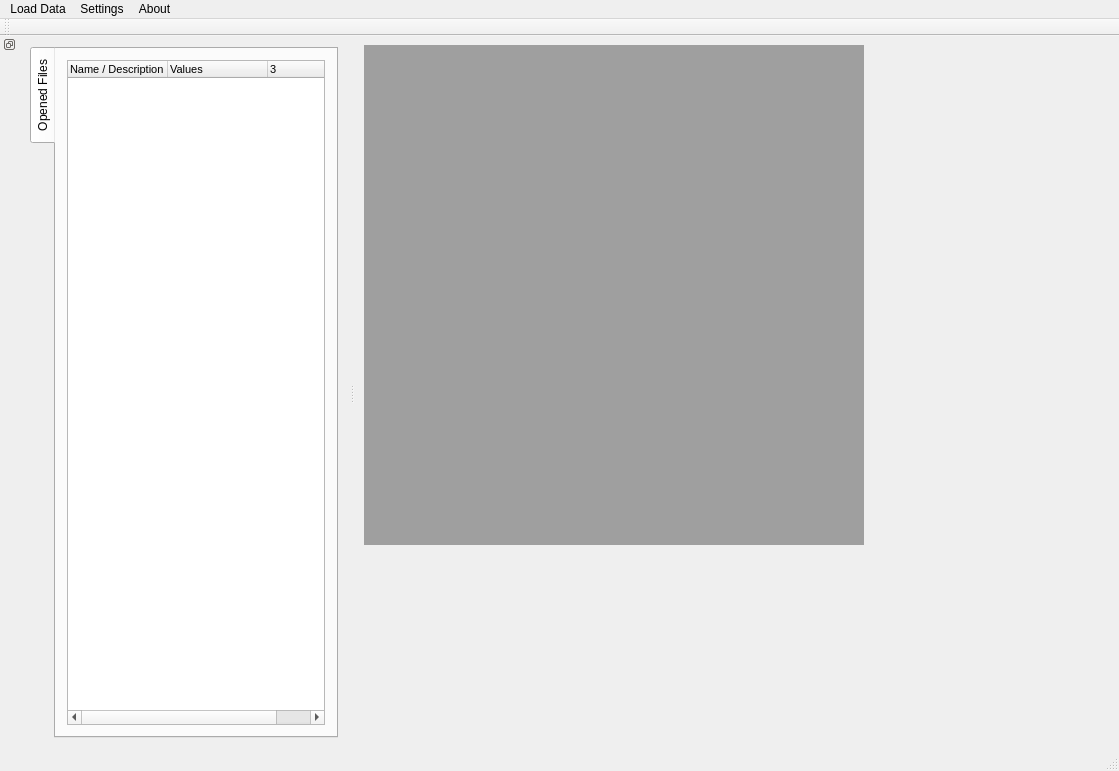
<?xml version="1.0" encoding="UTF-8"?>
<ui version="4.0">
 <class>MainWindow</class>
 <widget class="QMainWindow" name="MainWindow">
  <property name="geometry">
   <rect>
    <x>0</x>
    <y>0</y>
    <width>1119</width>
    <height>771</height>
   </rect>
  </property>
  <property name="sizePolicy">
   <sizepolicy hsizetype="Expanding" vsizetype="Expanding">
    <horstretch>0</horstretch>
    <verstretch>0</verstretch>
   </sizepolicy>
  </property>
  <property name="minimumSize">
   <size>
    <width>550</width>
    <height>550</height>
   </size>
  </property>
  <property name="cursor">
   <cursorShape>ArrowCursor</cursorShape>
  </property>
  <property name="mouseTracking">
   <bool>false</bool>
  </property>
  <property name="windowTitle">
   <string>GnG Analyzer v0.1</string>
  </property>
  <widget class="QWidget" name="centralWidget">
   <widget class="QMdiArea" name="mdiArea">
    <property name="geometry">
     <rect>
      <x>9</x>
      <y>9</y>
      <width>500</width>
      <height>500</height>
     </rect>
    </property>
    <property name="sizePolicy">
     <sizepolicy hsizetype="Maximum" vsizetype="Maximum">
      <horstretch>0</horstretch>
      <verstretch>0</verstretch>
     </sizepolicy>
    </property>
    <property name="minimumSize">
     <size>
      <width>500</width>
      <height>500</height>
     </size>
    </property>
    <property name="verticalScrollBarPolicy">
     <enum>Qt::ScrollBarAsNeeded</enum>
    </property>
    <property name="horizontalScrollBarPolicy">
     <enum>Qt::ScrollBarAsNeeded</enum>
    </property>
    <property name="sizeAdjustPolicy">
     <enum>QAbstractScrollArea::AdjustIgnored</enum>
    </property>
   </widget>
  </widget>
  <widget class="QMenuBar" name="menuBar">
   <property name="geometry">
    <rect>
     <x>0</x>
     <y>0</y>
     <width>1119</width>
     <height>16</height>
    </rect>
   </property>
   <property name="font">
    <font>
     <family>MS Shell Dlg 2</family>
    </font>
   </property>
   <widget class="QMenu" name="menuOpen">
    <property name="title">
     <string>Load Data</string>
    </property>
    <addaction name="actionOpen_File"/>
    <addaction name="separator"/>
    <addaction name="actionSave_Project"/>
    <addaction name="separator"/>
    <addaction name="actionClose_Project"/>
   </widget>
   <widget class="QMenu" name="menuAbout">
    <property name="title">
     <string>About</string>
    </property>
    <addaction name="actionContact_Info"/>
    <addaction name="actionVersion"/>
    <addaction name="actionLicense"/>
   </widget>
   <widget class="QMenu" name="menuSettings">
    <property name="title">
     <string>Settings</string>
    </property>
    <widget class="QMenu" name="menuTexture_Wrapping">
     <property name="title">
      <string>Texture Wrapping</string>
     </property>
     <addaction name="actionGL_REPEAT"/>
     <addaction name="actionGL_MIRRORED_REPEAT"/>
     <addaction name="actionGL_CLAMP_TO_EDGE"/>
     <addaction name="actionGL_CLAMP_TO_BORDER"/>
    </widget>
    <widget class="QMenu" name="menuTexture_Filtering">
     <property name="title">
      <string>Texture Filtering</string>
     </property>
     <addaction name="actionGL_NEAREST"/>
     <addaction name="actionGL_LINEAR"/>
     <addaction name="actionGL_NEAREST_MIPMAP_NEAREST"/>
     <addaction name="actionGL_LINEAR_MIPMAP_NEAREST"/>
     <addaction name="actionGL_NEAREST_MIPMAP_LINEAR"/>
     <addaction name="actionGL_LINEAR_MIPMAP_LINEAR"/>
    </widget>
    <addaction name="menuTexture_Wrapping"/>
    <addaction name="menuTexture_Filtering"/>
   </widget>
   <addaction name="menuOpen"/>
   <addaction name="menuSettings"/>
   <addaction name="menuAbout"/>
  </widget>
  <widget class="QToolBar" name="mainToolBar">
   <attribute name="toolBarArea">
    <enum>TopToolBarArea</enum>
   </attribute>
   <attribute name="toolBarBreak">
    <bool>false</bool>
   </attribute>
  </widget>
  <widget class="QStatusBar" name="statusBar"/>
  <widget class="QDockWidget" name="dockWidget_Nav_2">
   <property name="minimumSize">
    <size>
     <width>187</width>
     <height>156</height>
    </size>
   </property>
   <property name="features">
    <set>QDockWidget::DockWidgetFloatable|QDockWidget::DockWidgetMovable|QDockWidget::DockWidgetVerticalTitleBar</set>
   </property>
   <property name="allowedAreas">
    <set>Qt::LeftDockWidgetArea|Qt::RightDockWidgetArea</set>
   </property>
   <attribute name="dockWidgetArea">
    <number>1</number>
   </attribute>
   <widget class="QWidget" name="dockWidgetContents_4">
    <layout class="QVBoxLayout" name="verticalLayout_3">
     <item>
      <widget class="QTabWidget" name="tabWidget_Nav">
       <property name="tabPosition">
        <enum>QTabWidget::West</enum>
       </property>
       <property name="currentIndex">
        <number>0</number>
       </property>
       <property name="elideMode">
        <enum>Qt::ElideLeft</enum>
       </property>
       <property name="tabsClosable">
        <bool>false</bool>
       </property>
       <widget class="QWidget" name="tab">
        <attribute name="title">
         <string>Opened Files</string>
        </attribute>
        <layout class="QVBoxLayout" name="verticalLayout_2">
         <item>
          <widget class="QTreeWidget" name="treeWdgtHdrs">
           <property name="font">
            <font>
             <family>MS Shell Dlg 2</family>
             <pointsize>8</pointsize>
            </font>
           </property>
           <property name="contextMenuPolicy">
            <enum>Qt::DefaultContextMenu</enum>
           </property>
           <property name="frameShadow">
            <enum>QFrame::Plain</enum>
           </property>
           <property name="editTriggers">
            <set>QAbstractItemView::NoEditTriggers</set>
           </property>
           <property name="showDropIndicator" stdset="0">
            <bool>false</bool>
           </property>
           <property name="alternatingRowColors">
            <bool>false</bool>
           </property>
           <property name="selectionBehavior">
            <enum>QAbstractItemView::SelectRows</enum>
           </property>
           <property name="textElideMode">
            <enum>Qt::ElideRight</enum>
           </property>
           <property name="uniformRowHeights">
            <bool>true</bool>
           </property>
           <property name="animated">
            <bool>true</bool>
           </property>
           <property name="allColumnsShowFocus">
            <bool>true</bool>
           </property>
           <property name="headerHidden">
            <bool>false</bool>
           </property>
           <property name="expandsOnDoubleClick">
            <bool>true</bool>
           </property>
           <property name="columnCount">
            <number>3</number>
           </property>
           <attribute name="headerVisible">
            <bool>true</bool>
           </attribute>
           <attribute name="headerCascadingSectionResizes">
            <bool>false</bool>
           </attribute>
           <attribute name="headerStretchLastSection">
            <bool>false</bool>
           </attribute>
           <column>
            <property name="text">
             <string>Name / Description</string>
            </property>
           </column>
           <column>
            <property name="text">
             <string>Values</string>
            </property>
           </column>
           <column>
            <property name="text">
             <string/>
            </property>
           </column>
          </widget>
         </item>
        </layout>
       </widget>
      </widget>
     </item>
    </layout>
   </widget>
  </widget>
  <action name="actionOpen_File">
   <property name="text">
    <string>Open File</string>
   </property>
  </action>
  <action name="actionSave_Project">
   <property name="enabled">
    <bool>false</bool>
   </property>
   <property name="text">
    <string>Save Project</string>
   </property>
  </action>
  <action name="actionClose_Project">
   <property name="text">
    <string>Close Project</string>
   </property>
  </action>
  <action name="actionContact_Info">
   <property name="text">
    <string>Contact Info</string>
   </property>
  </action>
  <action name="actionVersion">
   <property name="text">
    <string>Version</string>
   </property>
  </action>
  <action name="actionLicense">
   <property name="text">
    <string>License</string>
   </property>
  </action>
  <action name="actionGL_REPEAT">
   <property name="text">
    <string>GL_REPEAT</string>
   </property>
   <property name="toolTip">
    <string>Repeating pattern is formed using the texture</string>
   </property>
  </action>
  <action name="actionGL_MIRRORED_REPEAT">
   <property name="text">
    <string>GL_MIRRORED_REPEAT</string>
   </property>
   <property name="toolTip">
    <string>Texture will be repeated and be mirrored for odd integer coordinate</string>
   </property>
  </action>
  <action name="actionGL_CLAMP_TO_EDGE">
   <property name="text">
    <string>GL_CLAMP_TO_EDGE</string>
   </property>
   <property name="toolTip">
    <string>Coordinate will be clamped between 0 and 1</string>
   </property>
  </action>
  <action name="actionGL_CLAMP_TO_BORDER">
   <property name="checkable">
    <bool>false</bool>
   </property>
   <property name="text">
    <string>GL_CLAMP_TO_BORDER</string>
   </property>
   <property name="toolTip">
    <string>Coordinates that fall outside the range will be given speciified border color</string>
   </property>
  </action>
  <action name="actionDisplayShotGatherDonwhole">
   <property name="text">
    <string>Shot Gather - Donwhole </string>
   </property>
  </action>
  <action name="actionDisplayStackedSurface">
   <property name="text">
    <string>Stacked - Surface</string>
   </property>
  </action>
  <action name="actionGL_NEAREST">
   <property name="text">
    <string>GL_NEAREST</string>
   </property>
   <property name="toolTip">
    <string>Returns the pixel that is closest to the coordinates</string>
   </property>
  </action>
  <action name="actionGL_LINEAR">
   <property name="text">
    <string>GL_LINEAR</string>
   </property>
   <property name="toolTip">
    <string>Returns the weighted average of the 4 pixels surrounding the given coordinates</string>
   </property>
  </action>
  <action name="actionGL_NEAREST_MIPMAP_NEAREST">
   <property name="text">
    <string>GL_NEAREST_MIPMAP_NEAREST</string>
   </property>
   <property name="toolTip">
    <string>Sample from mipmaps instead</string>
   </property>
  </action>
  <action name="actionGL_LINEAR_MIPMAP_NEAREST">
   <property name="text">
    <string>GL_LINEAR_MIPMAP_NEAREST</string>
   </property>
   <property name="toolTip">
    <string>Sample from mipmaps instead</string>
   </property>
  </action>
  <action name="actionGL_NEAREST_MIPMAP_LINEAR">
   <property name="text">
    <string>GL_NEAREST_MIPMAP_LINEAR</string>
   </property>
   <property name="toolTip">
    <string>Sample from mipmaps instead</string>
   </property>
  </action>
  <action name="actionGL_LINEAR_MIPMAP_LINEAR">
   <property name="text">
    <string>GL_LINEAR_MIPMAP_LINEAR</string>
   </property>
   <property name="toolTip">
    <string>Sample from mipmaps instead</string>
   </property>
  </action>
 </widget>
 <layoutdefault spacing="6" margin="11"/>
 <resources/>
 <connections/>
</ui>
